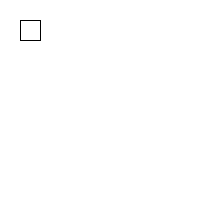
Frame 1 (no input)
Frame 2 (the mouse pressed at the canvas centre, redrawn once): identical to frame 1, image omitted

The Processing sketch that drew this single still picture (run headless with seeded random() and noise(); the mouse was pressed at the canvas centre and the sketch redrawn once):

// Processing sketch: Opdracht_9_4
// ── Opdracht_9_4.pde
void setup() {
  size(200, 200);
  noLoop();
}

void draw() {
  background(255);
  //stroke(255, 0, 0);
  vierkant(20, 20, 40, 40);
}

void vierkant(int lijn1, int lijn2, int lijn3, int lijn4) {
  line(lijn1, lijn2, lijn1, lijn4);
  line(lijn1, lijn2, lijn3, lijn2);
  line(lijn3, lijn2, lijn3, lijn4);
  line(lijn1, lijn4, lijn3, lijn4);
}
